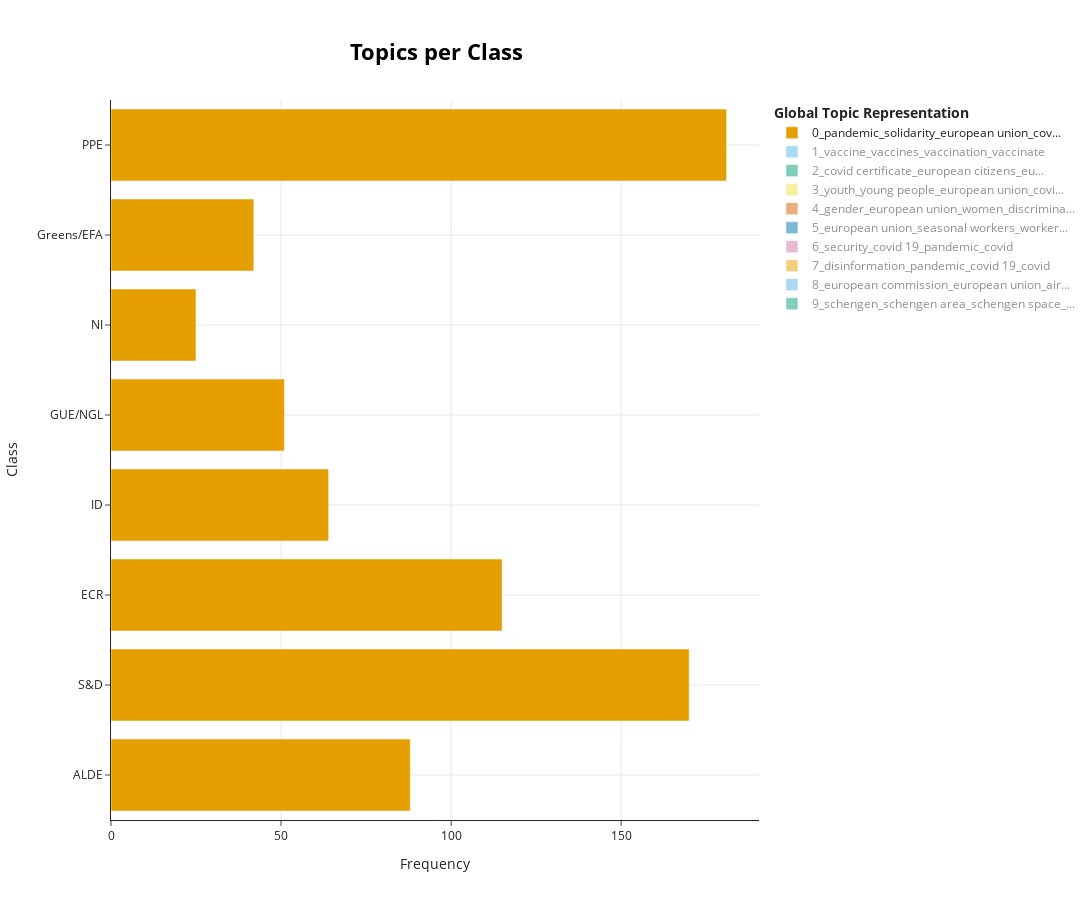

Here is the notebook cell this chart was saved with:
### Markdown cell above
These topics generated by BERTopic are very **interpretable** and have **clear themes**. Based on the `'Name'` and `'Representation'` columns, we can propose likely themes for the above topics:  
 
* Topic 0: General pandemic response

* Topic 1: Vaccine access and rollout

* Topic 2: COVID certificates and vaccine passes

* Topic 3: Socioeconomic impact of COVID on the youth

* Topic 4: Impact of COVID on gender equality

* Topic 5: Labour and border issues

* Topic 6: Disinformation and the media's role

* Topic 7: Privacy and surveillance

* Topic 8: Internal EU mobility

* Topic 9: Aviation regulation

* Topic 10: General crisis messaging  

* Topic -1: Noise/ outliers  

As mentioned in section 2.1., these topics cover a wide range of issues related to COVID-19, ranging from vaccines, societal impacts, to privacy concerns. This gives us a comprehensive view of the different dimensions of the COVID-19 discourse and the different political positions taken by the parties with regards to these issues.  

We also note that **Topics 0 (general pandemic responses) and 1 (vaccines) dominate the COVID-19 discourse** in the EP. This is not surprising as these are the **most salient issues** during the pandemic. The other topics are less frequently discussed, but still have a reasonable number of speeches assigned to them to get a meaningful interpretation, highlighting the **breadth of the COVID-19 discourse**.  

### 2.2.1. High-Level Visualisation of Topics  
We can visualise topics per class to obtain a high-level overview of how different political groups prioritised issues within the COVID-19 debate.

### Code cell
topics_per_class = topic_model.topics_per_class(covid_df_deduped['translated_text'].tolist(), covid_df_deduped['speaker_party'].tolist())
topic_model.visualize_topics_per_class(topics_per_class)

### Figure 1 — Plotly figure (JSON) as saved in the notebook; plotly's stock layout.template omitted (floating-point values rounded to 4 significant figures)
{"data": [{"hoverinfo": "text", "hovertext": ["<b>Topic 0</b><br>Words: european union, pandemic, covid 19, eu, solidarity", "<b>Topic 0</b><br>Words: pandemic, covid 19, covid, epidemic, european union", "<b>Topic 0</b><br>Words: pandemic, covid 19, european union, covid, coronavirus", "<b>Topic 0</b><br>Words: european union, pandemic, eu, crisis, europe", "<b>Topic 0</b><br>Words: european union, european commission, pandemic, public health, healthcare", "<b>Topic 0</b><br>Words: european union, pandemic, european citizens, eu, europe", "<b>Topic 0</b><br>Words: european union, pandemic, crisis, solidarity, eu", "<b>Topic 0</b><br>Words: european union, european parliament, eu, pandemic, coronavirus"], "marker": {"color": "#E69F00"}, "name": "0_pandemic_solidarity_european union_cov...", "orientation": "h", "type": "bar", "visible": true, "x": [88, 170, 115, 64, 51, 25, 42, 181], "y": ["ALDE", "S&D", "ECR", "ID", "GUE/NGL", "NI", "Greens/EFA", "PPE"]}, {"hoverinfo": "text", "hovertext": ["<b>Topic 1</b><br>Words: vaccine, vaccines, vaccination, vaccinate, vaccinated", "<b>Topic 1</b><br>Words: vaccine strategy, vaccine, vaccines, vaccination, vaccinate", "<b>Topic 1</b><br>Words: european commission, vaccine, vaccines, vaccination, european union", "<b>Topic 1</b><br>Words: vaccine strategy, vaccine, vaccination, vaccines, vaccinated", "<b>Topic 1</b><br>Words: vaccine, vaccines, vaccination, vaccinated, european commission", "<b>Topic 1</b><br>Words: vaccine, vaccines, vaccination, vaccinate, vaccinated", "<b>Topic 1</b><br>Words: european commission, vaccine, vaccines, vaccination, european union", "<b>Topic 1</b><br>Words: vaccine, vaccines, vaccination, vaccinate, vaccinated"], "marker": {"color": "#56B4E9"}, "name": "1_vaccine_vaccines_vaccination_vaccinate", "orientation": "h", "type": "bar", "visible": "legendonly", "x": [77, 119, 42, 47, 48, 36, 54, 104], "y": ["ALDE", "S&D", "ECR", "ID", "GUE/NGL", "NI", "Greens/EFA", "PPE"]}, {"hoverinfo": "text", "hovertext": ["<b>Topic 2</b><br>Words: covid certificate, certificate, european citizens, european union, schengen", "<b>Topic 2</b><br>Words: covid certificate, european union, european parliament, european citizens, covid 19", "<b>Topic 2</b><br>Words: covid certificate, vaccination, vaccine, vaccinated, vaccinate", "<b>Topic 2</b><br>Words: covid certificate, vaccination, european citizens, vaccine, vaccinated", "<b>Topic 2</b><br>Words: covid certificate, covid 19, european union, european citizens, covid", "<b>Topic 2</b><br>Words: vaccination, vaccine, vaccinated, vaccines, covid 19", "<b>Topic 2</b><br>Words: covid certificate, eu citizens, covid 19, vaccination, covid", "<b>Topic 2</b><br>Words: covid certificate, covid 19, vaccine, vaccination, european citizens"], "marker": {"color": "#009E73"}, "name": "2_covid certificate_european citizens_eu...", "orientation": "h", "type": "bar", "visible": "legendonly", "x": [29, 39, 24, 17, 9, 7, 14, 43], "y": ["ALDE", "S&D", "ECR", "ID", "GUE/NGL", "NI", "Greens/EFA", "PPE"]}, {"hoverinfo": "text", "hovertext": ["<b>Topic 3</b><br>Words: post pandemic, pandemic, pandemic affects, youth, young people", "<b>Topic 3</b><br>Words: youth, european union, young people, young, eu", "<b>Topic 3</b><br>Words: youth, young people, students, education, young", "<b>Topic 3</b><br>Words: youth, young people, migrants, poverty, students", "<b>Topic 3</b><br>Words: youth, young people, poverty, education, labour", "<b>Topic 3</b><br>Words: affected pandemic, post pandemic, pandemic, youth, young people", "<b>Topic 3</b><br>Words: youth, young people, unemployment, labour, people europe", "<b>Topic 3</b><br>Words: youth, young people, young, european commission, covid 19"], "marker": {"color": "#F0E442"}, "name": "3_youth_young people_european union_covi...", "orientation": "h", "type": "bar", "visible": "legendonly", "x": [6, 13, 5, 5, 4, 3, 4, 21], "y": ["ALDE", "S&D", "ECR", "ID", "GUE/NGL", "NI", "Greens/EFA", "PPE"]}, {"hoverinfo": "text", "hovertext": ["<b>Topic 4</b><br>Words: gender, women, european union, discrimination, mrs president", "<b>Topic 4</b><br>Words: gender, women, human rights, european union, discrimination", "<b>Topic 4</b><br>Words: gender, european union, women, equality, eu", "<b>Topic 4</b><br>Words: gender, discrimination, european union, women, equality", "<b>Topic 4</b><br>Words: discrimination, equality, labour, labour market, policies", "<b>Topic 4</b><br>Words: gender, discrimination, women, madam president, mrs president", "<b>Topic 4</b><br>Words: european union, human rights, mrs president, pandemic, covid", "<b>Topic 4</b><br>Words: gender, european parliament, women, discrimination, european union"], "marker": {"color": "#D55E00"}, "name": "4_gender_european union_women_discrimina...", "orientation": "h", "type": "bar", "visible": "legendonly", "x": [7, 14, 4, 4, 2, 1, 10, 11], "y": ["ALDE", "S&D", "ECR", "ID", "GUE/NGL", "NI", "Greens/EFA", "PPE"]}, {"hoverinfo": "text", "hovertext": ["<b>Topic 5</b><br>Words: european union, seasonal workers, labour, social protection, workers", "<b>Topic 5</b><br>Words: european union, labour, seasonal workers, eu, workers", "<b>Topic 5</b><br>Words: european union, seasonal workers, pandemic, workers, closed borders", "<b>Topic 5</b><br>Words: seasonal workers, labour, european union, workers, immigrants", "<b>Topic 5</b><br>Words: coronavirus crisis, 19 crisis, labour, covid 19, workers workers", "<b>Topic 5</b><br>Words: seasonal workers, labour market, labour, workers, remuneration", "<b>Topic 5</b><br>Words: european union, closing borders, labour, social protection, romanian", "<b>Topic 5</b><br>Words: seasonal workers, workers workers, european union, workers, european commission"], "marker": {"color": "#0072B2"}, "name": "5_european union_seasonal workers_worker...", "orientation": "h", "type": "bar", "visible": "legendonly", "x": [4, 11, 2, 6, 3, 3, 5, 9], "y": ["ALDE", "S&D", "ECR", "ID", "GUE/NGL", "NI", "Greens/EFA", "PPE"]}, {"hoverinfo": "text", "hovertext": ["<b>Topic 6</b><br>Words: covid 19, spread covid, covid, coronavirus, applications", "<b>Topic 6</b><br>Words: safeguards, spread pandemic, protecting, protection, pandemic", "<b>Topic 6</b><br>Words: security, protecting, protection, protect, covid 19", "<b>Topic 6</b><br>Words: freedom, security, fear, fundamental rights, crisis", "<b>Topic 6</b><br>Words: applications, covid 19, application, data, public health", "<b>Topic 6</b><br>Words: eu, europe, covid 19, governments, citizens", "<b>Topic 6</b><br>Words: security, monitoring, corona pandemic, covid, pandemic", "<b>Topic 6</b><br>Words: spread pandemic, covid 19, pandemic, security, monitoring"], "marker": {"color": "#CC79A7"}, "name": "6_security_covid 19_pandemic_covid", "orientation": "h", "type": "bar", "visible": "legendonly", "x": [3, 6, 3, 1, 2, 3, 3, 8], "y": ["ALDE", "S&D", "ECR", "ID", "GUE/NGL", "NI", "Greens/EFA", "PPE"]}, {"hoverinfo": "text", "hovertext": ["<b>Topic 7</b><br>Words: undermine, disinformation, pandemic, democracies, defend freedom", "<b>Topic 7</b><br>Words: disinformation, pandemic, european parliament, propaganda, covid", "<b>Topic 7</b><br>Words: disinformation, european parliament, journalists, european union, media", "<b>Topic 7</b><br>Words: disinformation, propaganda, fake news, democracy, governments", "<b>Topic 7</b><br>Words: disinformation, pandemic, 19 pandemic, information, media", "<b>Topic 7</b><br>Words: propaganda, disinformation, european institutions, fake news, news", "<b>Topic 7</b><br>Words: disinformation, pandemic, undermine, covid 19, covid"], "marker": {"color": "#E69F00"}, "name": "7_disinformation_pandemic_covid 19_covid", "orientation": "h", "type": "bar", "visible": "legendonly", "x": [4, 5, 5, 2, 2, 1, 8], "y": ["ALDE", "S&D", "ECR", "ID", "NI", "Greens/EFA", "PPE"]}, {"hoverinfo": "text", "hovertext": ["<b>Topic 8</b><br>Words: european union, regulation, airlines, corona crisis, eu", "<b>Topic 8</b><br>Words: european commission, airlines, regulation, aviation, flights", "<b>Topic 8</b><br>Words: airlines, infrastructure, regulations, aviation, flights", "<b>Topic 8</b><br>Words: airlines, european commission, aviation, law, commissioner", "<b>Topic 8</b><br>Words: european commission, legislation, regulation, employment, airlines", "<b>Topic 8</b><br>Words: airlines, crisis, flights, employees, corona", "<b>Topic 8</b><br>Words: european commission, airlines, aviation, emergency measures, sustainability"], "marker": {"color": "#56B4E9"}, "name": "8_european commission_european union_air...", "orientation": "h", "type": "bar", "visible": "legendonly", "x": [5, 11, 2, 1, 2, 1, 5], "y": ["ALDE", "S&D", "ECR", "ID", "GUE/NGL", "Greens/EFA", "PPE"]}, {"hoverinfo": "text", "hovertext": ["<b>Topic 9</b><br>Words: schengen, european citizens, citizens eu, schengen space, schengen area", "<b>Topic 9</b><br>Words: schengen, closing borders, schengen area, internal borders, borders", "<b>Topic 9</b><br>Words: european commission, schengen, schengen area, closed borders, eu", "<b>Topic 9</b><br>Words: european governments, european union, schengen, schengen area, schengen space", "<b>Topic 9</b><br>Words: schengen, borders, internal borders, schengen area, border controls", "<b>Topic 9</b><br>Words: european union, citizens european, schengen, necessary eu, borders", "<b>Topic 9</b><br>Words: schengen, borders, border controls, schengen area, border", "<b>Topic 9</b><br>Words: schengen, schengen area, schengen space, european parliament, borders"], "marker": {"color": "#009E73"}, "name": "9_schengen_schengen area_schengen space_...", "orientation": "h", "type": "bar", "visible": "legendonly", "x": [3, 6, 2, 2, 2, 2, 1, 9], "y": ["ALDE", "S&D", "ECR", "ID", "GUE/NGL", "NI", "Greens/EFA", "PPE"]}], "layout": {"height": 900, "hoverlabel": {"bgcolor": "white", "font": {"family": "Rockwell", "size": 16}}, "legend": {"title": {"text": "<b>Global Topic Representation"}}, "title": {"font": {"color": "Black", "size": 22}, "text": "<b>Topics per Class</b>", "x": 0.4, "xanchor": "center", "y": 0.95, "yanchor": "top"}, "width": 1250, "xaxis": {"showgrid": true, "title": {"text": "Frequency"}}, "yaxis": {"showgrid": true, "title": {"text": "Class"}}}}
